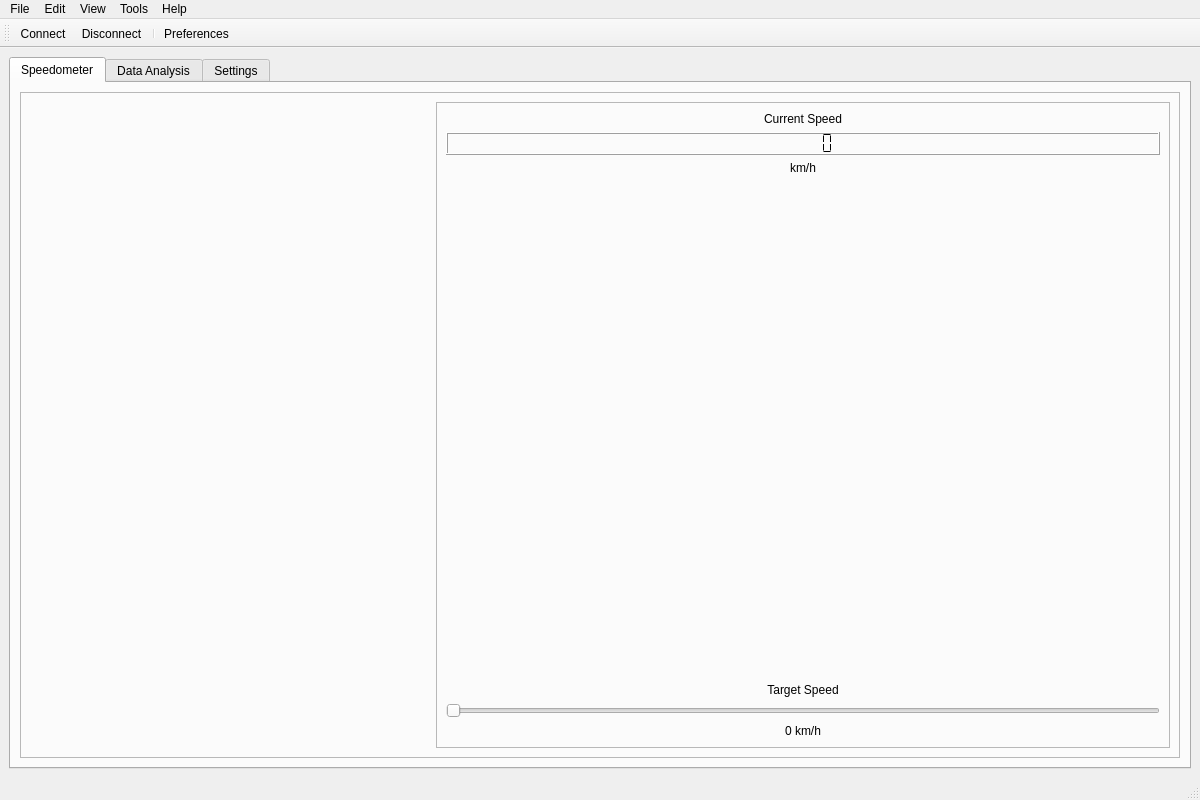
<?xml version="1.0" encoding="UTF-8"?>
<ui version="4.0">
 <class>MainWindow</class>
 <widget class="QMainWindow" name="MainWindow">
  <property name="geometry">
   <rect>
    <x>0</x>
    <y>0</y>
    <width>1200</width>
    <height>800</height>
   </rect>
  </property>
  <property name="windowTitle">
   <string>Vehicle Speed Checkout</string>
  </property>
  <property name="windowIcon">
   <iconset resource="../resources/resources.qrc">
    <normaloff>:/assets/icons/app-icon.svg</normaloff>:/assets/icons/app-icon.svg</iconset>
  </property>
  <widget class="QWidget" name="centralwidget">
   <layout class="QVBoxLayout" name="verticalLayout">
    <item>
     <widget class="QTabWidget" name="tabWidget">
      <property name="currentIndex">
       <number>0</number>
      </property>
      <widget class="QWidget" name="speedometerTab">
       <attribute name="title">
        <string>Speedometer</string>
       </attribute>
       <layout class="QVBoxLayout" name="verticalLayout_2">
        <item>
         <widget class="QFrame" name="speedometerFrame">
          <property name="frameShape">
           <enum>QFrame::StyledPanel</enum>
          </property>
          <property name="frameShadow">
           <enum>QFrame::Raised</enum>
          </property>
          <layout class="QHBoxLayout" name="horizontalLayout">
           <item>
            <widget class="QWidget" name="speedometerWidget" native="true">
             <property name="minimumSize">
              <size>
               <width>400</width>
               <height>400</height>
              </size>
             </property>
            </widget>
           </item>
           <item>
            <widget class="QFrame" name="infoFrame">
             <property name="frameShape">
              <enum>QFrame::StyledPanel</enum>
             </property>
             <property name="frameShadow">
              <enum>QFrame::Sunken</enum>
             </property>
             <layout class="QVBoxLayout" name="verticalLayout_3">
              <item>
               <widget class="QLabel" name="currentSpeedLabel">
                <property name="text">
                 <string>Current Speed</string>
                </property>
                <property name="alignment">
                 <set>Qt::AlignCenter</set>
                </property>
               </widget>
              </item>
              <item>
               <widget class="QLCDNumber" name="speedDisplay">
                <property name="digitCount">
                 <number>6</number>
                </property>
                <property name="segmentStyle">
                 <enum>QLCDNumber::Flat</enum>
                </property>
               </widget>
              </item>
              <item>
               <widget class="QLabel" name="speedUnitLabel">
                <property name="text">
                 <string>km/h</string>
                </property>
                <property name="alignment">
                 <set>Qt::AlignCenter</set>
                </property>
               </widget>
              </item>
              <item>
               <spacer name="verticalSpacer">
                <property name="orientation">
                 <enum>Qt::Vertical</enum>
                </property>
                <property name="sizeHint" stdset="0">
                 <size>
                  <width>20</width>
                  <height>40</height>
                 </size>
                </property>
               </spacer>
              </item>
              <item>
               <widget class="QLabel" name="targetSpeedLabel">
                <property name="text">
                 <string>Target Speed</string>
                </property>
                <property name="alignment">
                 <set>Qt::AlignCenter</set>
                </property>
               </widget>
              </item>
              <item>
               <widget class="QSlider" name="targetSpeedSlider">
                <property name="orientation">
                 <enum>Qt::Horizontal</enum>
                </property>
               </widget>
              </item>
              <item>
               <widget class="QLabel" name="targetSpeedValueLabel">
                <property name="text">
                 <string>0 km/h</string>
                </property>
                <property name="alignment">
                 <set>Qt::AlignCenter</set>
                </property>
               </widget>
              </item>
             </layout>
            </widget>
           </item>
          </layout>
         </widget>
        </item>
       </layout>
      </widget>
      <widget class="QWidget" name="dataTab">
       <attribute name="title">
        <string>Data Analysis</string>
       </attribute>
       <layout class="QVBoxLayout" name="verticalLayout_4">
        <item>
         <widget class="QFrame" name="chartFrame">
          <property name="frameShape">
           <enum>QFrame::StyledPanel</enum>
          </property>
          <property name="frameShadow">
           <enum>QFrame::Raised</enum>
          </property>
          <layout class="QVBoxLayout" name="verticalLayout_5">
           <item>
            <widget class="QWidget" name="chartWidget" native="true">
             <property name="minimumSize">
              <size>
               <width>0</width>
               <height>300</height>
              </size>
             </property>
            </widget>
           </item>
          </layout>
         </widget>
        </item>
        <item>
         <widget class="QFrame" name="statsFrame">
          <property name="frameShape">
           <enum>QFrame::StyledPanel</enum>
          </property>
          <property name="frameShadow">
           <enum>QFrame::Sunken</enum>
          </property>
          <layout class="QHBoxLayout" name="horizontalLayout_2">
           <item>
            <widget class="QLabel" name="avgSpeedLabel">
             <property name="text">
              <string>Average: 0 km/h</string>
             </property>
            </widget>
           </item>
           <item>
            <widget class="QLabel" name="maxSpeedLabel">
             <property name="text">
              <string>Max: 0 km/h</string>
             </property>
            </widget>
           </item>
           <item>
            <widget class="QLabel" name="minSpeedLabel">
             <property name="text">
              <string>Min: 0 km/h</string>
             </property>
            </widget>
           </item>
           <item>
            <spacer name="horizontalSpacer">
             <property name="orientation">
              <enum>Qt::Horizontal</enum>
             </property>
             <property name="sizeHint" stdset="0">
              <size>
               <width>40</width>
               <height>20</height>
              </size>
             </property>
            </spacer>
           </item>
          </layout>
         </widget>
        </item>
       </layout>
      </widget>
      <widget class="QWidget" name="settingsTab">
       <attribute name="title">
        <string>Settings</string>
       </attribute>
       <layout class="QVBoxLayout" name="verticalLayout_6">
        <item>
         <widget class="QGroupBox" name="connectionGroupBox">
          <property name="title">
           <string>Connection Settings</string>
          </property>
          <layout class="QFormLayout" name="formLayout">
           <item row="0" column="0">
            <widget class="QLabel" name="portLabel">
             <property name="text">
              <string>Serial Port:</string>
             </property>
            </widget>
           </item>
           <item row="0" column="1">
            <widget class="QComboBox" name="portComboBox"/>
           </item>
           <item row="1" column="0">
            <widget class="QLabel" name="baudRateLabel">
             <property name="text">
              <string>Baud Rate:</string>
             </property>
            </widget>
           </item>
           <item row="1" column="1">
            <widget class="QComboBox" name="baudRateComboBox">
             <item>
              <property name="text">
               <string>9600</string>
              </property>
             </item>
             <item>
              <property name="text">
               <string>19200</string>
              </property>
             </item>
             <item>
              <property name="text">
               <string>38400</string>
              </property>
             </item>
             <item>
              <property name="text">
               <string>57600</string>
              </property>
             </item>
             <item>
              <property name="text">
               <string>115200</string>
              </property>
             </item>
            </widget>
           </item>
          </layout>
         </widget>
        </item>
        <item>
         <widget class="QGroupBox" name="displayGroupBox">
          <property name="title">
           <string>Display Settings</string>
          </property>
          <layout class="QVBoxLayout" name="verticalLayout_7">
           <item>
            <widget class="QCheckBox" name="showSpeedometerCheckBox">
             <property name="text">
              <string>Show Speedometer</string>
             </property>
             <property name="checked">
              <bool>true</bool>
             </property>
            </widget>
           </item>
           <item>
            <widget class="QCheckBox" name="showSpeedGraphCheckBox">
             <property name="text">
              <string>Show Speed Graph</string>
             </property>
             <property name="checked">
              <bool>true</bool>
             </property>
            </widget>
           </item>
           <item>
            <widget class="QCheckBox" name="enableAnimationsCheckBox">
             <property name="text">
              <string>Enable Animations</string>
             </property>
             <property name="checked">
              <bool>true</bool>
             </property>
            </widget>
           </item>
          </layout>
         </widget>
        </item>
        <item>
         <spacer name="verticalSpacer_2">
          <property name="orientation">
           <enum>Qt::Vertical</enum>
          </property>
          <property name="sizeHint" stdset="0">
           <size>
            <width>20</width>
            <height>40</height>
           </size>
          </property>
         </spacer>
        </item>
       </layout>
      </widget>
     </widget>
    </item>
   </layout>
  </widget>
  <widget class="QMenuBar" name="menubar">
   <property name="geometry">
    <rect>
     <x>0</x>
     <y>0</y>
     <width>1200</width>
     <height>22</height>
    </rect>
   </property>
   <widget class="QMenu" name="menuFile">
    <property name="title">
     <string>File</string>
    </property>
    <addaction name="actionNew"/>
    <addaction name="actionOpen"/>
    <addaction name="actionSave"/>
    <addaction name="actionSaveAs"/>
    <addaction name="separator"/>
    <addaction name="actionExit"/>
   </widget>
   <widget class="QMenu" name="menuEdit">
    <property name="title">
     <string>Edit</string>
    </property>
    <addaction name="actionPreferences"/>
    <addaction name="actionResetSettings"/>
   </widget>
   <widget class="QMenu" name="menuView">
    <property name="title">
     <string>View</string>
    </property>
    <addaction name="actionSpeedometer"/>
    <addaction name="actionSpeedGraph"/>
    <addaction name="actionDataLog"/>
    <addaction name="separator"/>
    <addaction name="actionFullScreen"/>
   </widget>
   <widget class="QMenu" name="menuTools">
    <property name="title">
     <string>Tools</string>
    </property>
    <addaction name="actionConnect"/>
    <addaction name="actionDisconnect"/>
    <addaction name="separator"/>
    <addaction name="actionCalibrate"/>
   </widget>
   <widget class="QMenu" name="menuHelp">
    <property name="title">
     <string>Help</string>
    </property>
    <addaction name="actionAbout"/>
    <addaction name="actionDocumentation"/>
   </widget>
   <addaction name="menuFile"/>
   <addaction name="menuEdit"/>
   <addaction name="menuView"/>
   <addaction name="menuTools"/>
   <addaction name="menuHelp"/>
  </widget>
  <widget class="QStatusBar" name="statusbar"/>
  <widget class="QToolBar" name="toolBar">
   <property name="windowTitle">
    <string>toolBar</string>
   </property>
   <attribute name="toolBarArea">
    <enum>TopToolBarArea</enum>
   </attribute>
   <attribute name="toolBarBreak">
    <bool>false</bool>
   </attribute>
   <addaction name="actionConnect"/>
   <addaction name="actionDisconnect"/>
   <addaction name="separator"/>
   <addaction name="actionPreferences"/>
  </widget>
  <action name="actionNew">
   <property name="text">
    <string>New</string>
   </property>
   <property name="shortcut">
    <string>Ctrl+N</string>
   </property>
  </action>
  <action name="actionOpen">
   <property name="text">
    <string>Open</string>
   </property>
   <property name="shortcut">
    <string>Ctrl+O</string>
   </property>
  </action>
  <action name="actionSave">
   <property name="text">
    <string>Save</string>
   </property>
   <property name="shortcut">
    <string>Ctrl+S</string>
   </property>
  </action>
  <action name="actionSaveAs">
   <property name="text">
    <string>Save As...</string>
   </property>
   <property name="shortcut">
    <string>Ctrl+Shift+S</string>
   </property>
  </action>
  <action name="actionExit">
   <property name="text">
    <string>Exit</string>
   </property>
   <property name="shortcut">
    <string>Ctrl+Q</string>
   </property>
  </action>
  <action name="actionPreferences">
   <property name="text">
    <string>Preferences</string>
   </property>
   <property name="shortcut">
    <string>Ctrl+,</string>
   </property>
  </action>
  <action name="actionResetSettings">
   <property name="text">
    <string>Reset Settings</string>
   </property>
  </action>
  <action name="actionSpeedometer">
   <property name="text">
    <string>Speedometer</string>
   </property>
   <property name="checkable">
    <bool>true</bool>
   </property>
   <property name="checked">
    <bool>true</bool>
   </property>
  </action>
  <action name="actionSpeedGraph">
   <property name="text">
    <string>Speed Graph</string>
   </property>
   <property name="checkable">
    <bool>true</bool>
   </property>
   <property name="checked">
    <bool>true</bool>
   </property>
  </action>
  <action name="actionDataLog">
   <property name="text">
    <string>Data Log</string>
   </property>
   <property name="checkable">
    <bool>true</bool>
   </property>
  </action>
  <action name="actionFullScreen">
   <property name="text">
    <string>Full Screen</string>
   </property>
   <property name="shortcut">
    <string>F11</string>
   </property>
  </action>
  <action name="actionConnect">
   <property name="text">
    <string>Connect</string>
   </property>
   <property name="shortcut">
    <string>Ctrl+C</string>
   </property>
  </action>
  <action name="actionDisconnect">
   <property name="text">
    <string>Disconnect</string>
   </property>
   <property name="shortcut">
    <string>Ctrl+D</string>
   </property>
  </action>
  <action name="actionCalibrate">
   <property name="text">
    <string>Calibrate</string>
   </property>
  </action>
  <action name="actionAbout">
   <property name="text">
    <string>About</string>
   </property>
   <property name="shortcut">
    <string>F1</string>
   </property>
  </action>
  <action name="actionDocumentation">
   <property name="text">
    <string>Documentation</string>
   </property>
  </action>
 </widget>
 <resources>
  <include location="../resources/resources.qrc"/>
 </resources>
 <connections/>
</ui> 
